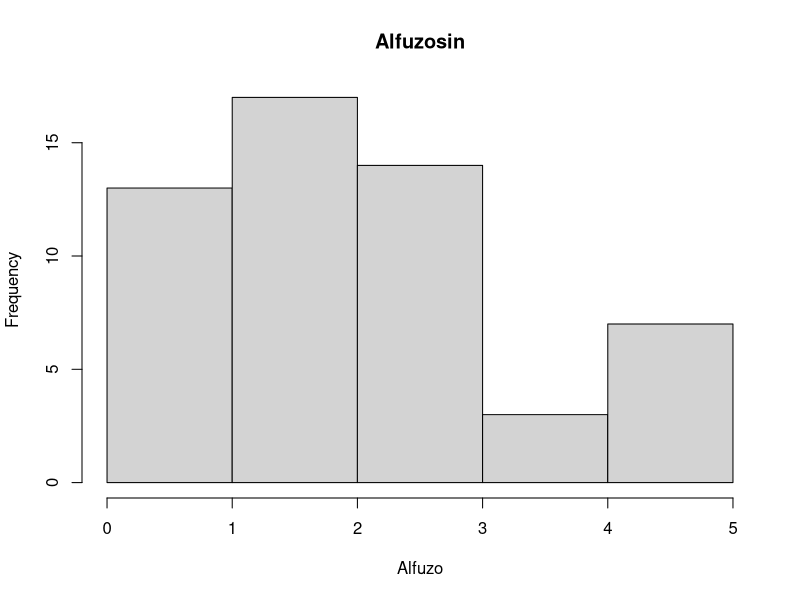
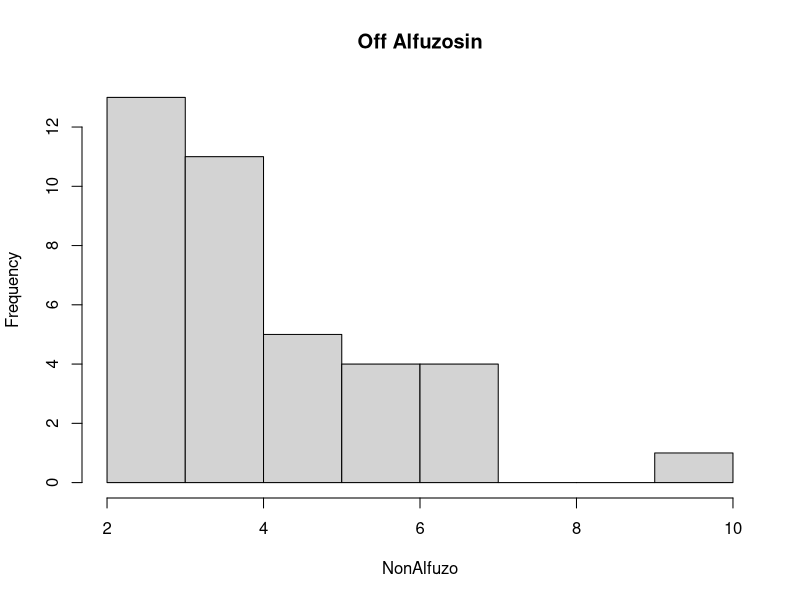
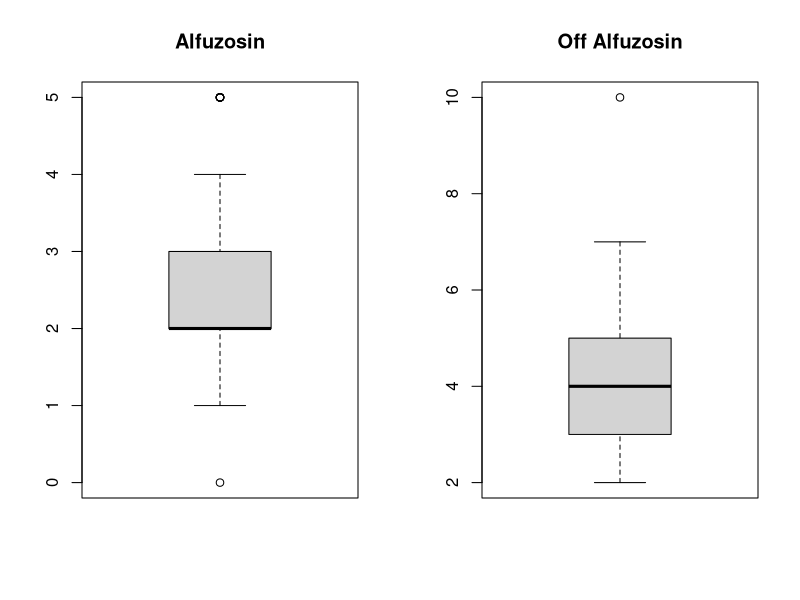

Source code (R) for these figures, in order:
## ---- chunk 1
Alfuzo <- c(1,1,2,2,3,1,0,3,3,2,5,2,1,3,2,1,1,2,1,2,2,2,2,1,1,5,1,2,3,1,2,5,1,5,3,3,3,2,5,2,3,4,3,4,5,3,4,3,2,3,5,2,2,3)
NonAlfuzo <- c(10, 7, 4, 4, 3, 5, 6, 7, 7, 3, 5, 2, 4, 4, 6, 3, 6, 2, 5, 3, 5, 2, 4, 2, 3, 6, 4, 5, 4, 7, 4, 3, 3, 4, 2, 4, 4,3)

hist(Alfuzo, main = "Alfuzosin")
hist(NonAlfuzo, main = "Off Alfuzosin")
## ---- chunk 2
par(mfrow=c(1, 2))
boxplot(Alfuzo, main = "Alfuzosin")
boxplot(NonAlfuzo, main = "Off Alfuzosin")
## ---- chunk 3
wilcox.test(Alfuzo, NonAlfuzo)
